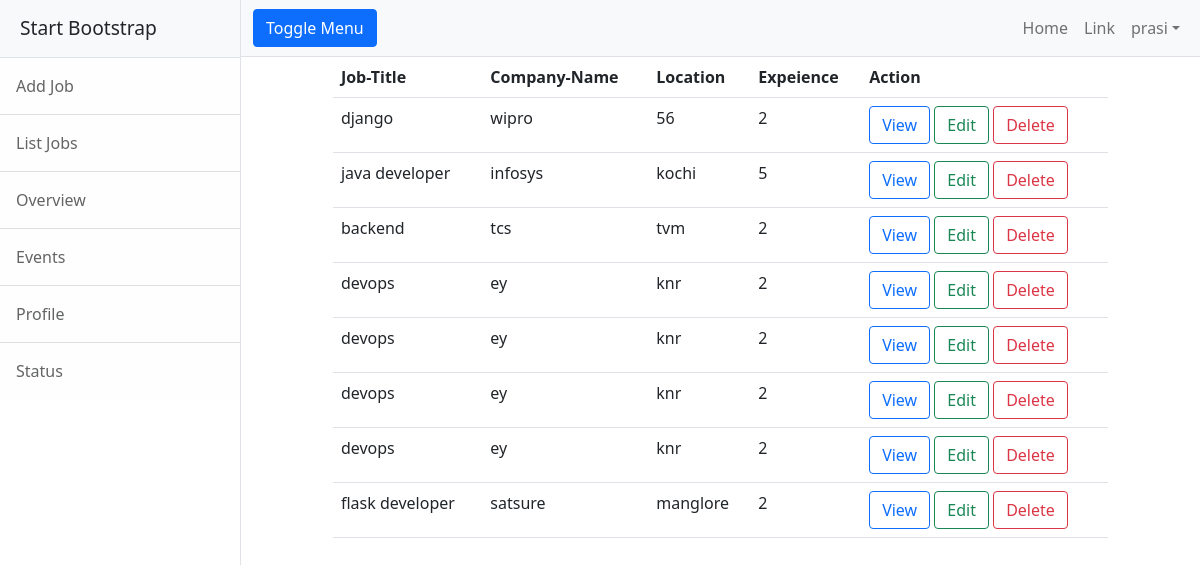
The page /employer/jobs/all (signed in) on the database its author committed.
### employer/models.py (models this page shows, shortened)
class Jobs(models.Model):
    job_title=models.CharField(max_length=150)
    company_name = models.CharField(max_length=150)
    location = models.CharField(null=True,max_length=150)
    experience=models.PositiveIntegerField(default=0)

### employer/views.py (the view)
# urls.py: path('jobs/all',views.ListJobView.as_view(),name="emp-listjob"),
class ListJobView(ListView):
    model=Jobs
    context_object_name="jobs"
    template_name="emp-joblist.html"

### employer/templates/emp-joblist.html
{%extends 'base.html'%}
{%block body_block%}
<div class="row">
    <div class="col-1"></div>
    <div class="col-10">
        <table class="table"   >
            <tr>
                <th>Job-Title</th>
                <th>Company-Name</th>
                <th>Location</th>
                <th>Expeience</th>
                <th>Action</th>
            </tr>
            {%for job in jobs%}
            <tr>
                <td>{{job.job_title}}</td>
                <td>{{job.company_name}}</td>
                <td>{{job.location}}</td>
                <td>{{job.experience}}</td>
                <td>
                    <a href="{%url 'job-details' job.id%}" class="btn btn-outline-primary">View</a>
                    <a href="{%url 'job-edit' job.id%}" class="btn btn-outline-success">Edit</a>
                    <a href="{%url 'emp-deletejob' job.id%}" class="btn btn-outline-danger">Delete</a>
                </td>
            </tr>
            {%endfor%}
        </table>
    </div>
    <div class="col-1"></div>
</div>
{%endblock%}

### employer/templates/base.html (shortened to what this page needs)
<!DOCTYPE html>
{%load static%}
<html lang="en">
    <head>
        <link href="{%static 'css/styles.css'%}" rel="stylesheet" />
    </head>
    <body>
        <div class="d-flex" id="wrapper">
            <div class="border-end bg-white" id="sidebar-wrapper">
                <div class="sidebar-heading border-bottom bg-light">Start Bootstrap</div>
                <div class="list-group list-group-flush">
                    <a class="list-group-item list-group-item-action list-group-item-light p-3" href="{%url 'emp-addjob'%}">Add Job</a>
                    <a class="list-group-item list-group-item-action list-group-item-light p-3" href="{%url 'emp-listjob'%}">List Jobs</a>
                    <a class="list-group-item list-group-item-action list-group-item-light p-3" href="#!">Overview</a>
                    <a class="list-group-item list-group-item-action list-group-item-light p-3" href="#!">Events</a>
                    <a class="list-group-item list-group-item-action list-group-item-light p-3" href="#!">Profile</a>
                    <a class="list-group-item list-group-item-action list-group-item-light p-3" href="#!">Status</a>
                </div>
            </div>
            <div id="page-content-wrapper">
                <nav class="navbar navbar-expand-lg navbar-light bg-light border-bottom">
                    <div class="container-fluid">
                        <button class="btn btn-primary" id="sidebarToggle">Toggle Menu</button>
                        <div class="collapse navbar-collapse" id="navbarSupportedContent">
                            <ul class="navbar-nav ms-auto mt-2 mt-lg-0">
                                <li class="nav-item active"><a class="nav-link" href="#!">Home</a></li>
                                <li class="nav-item"><a class="nav-link" href="#!">Link</a></li>
                                <li class="nav-item dropdown">
                                    <a class="nav-link dropdown-toggle" id="navbarDropdown" href="#" role="button" data-bs-toggle="dropdown" aria-haspopup="true" aria-expanded="false">{{request.user}}</a>
                                </li>
                            </ul>
                        </div>
                    </div>
                </nav>
                <div class="container-fluid">
                    {%block body_block%}
                    {%endblock%}
                </div>
            </div>
        </div>
    </body>
</html>

### rows shown on the page
Jobs: job_title "django", company_name "wipro", location "56", experience "2"
Jobs: job_title "java developer", company_name "infosys", location "kochi", experience "5"
Jobs: job_title "backend", company_name "tcs", location "tvm", experience "2"
Jobs: job_title "devops", company_name "ey", location "knr", experience "2"
Jobs: job_title "devops", company_name "ey", location "knr", experience "2"
Jobs: job_title "devops", company_name "ey", location "knr", experience "2"
Jobs: job_title "devops", company_name "ey", location "knr", experience "2"
Jobs: job_title "flask developer", company_name "satsure", location "manglore", experience "2"

### other values the page prints
{{ request.user }} "prasi"
